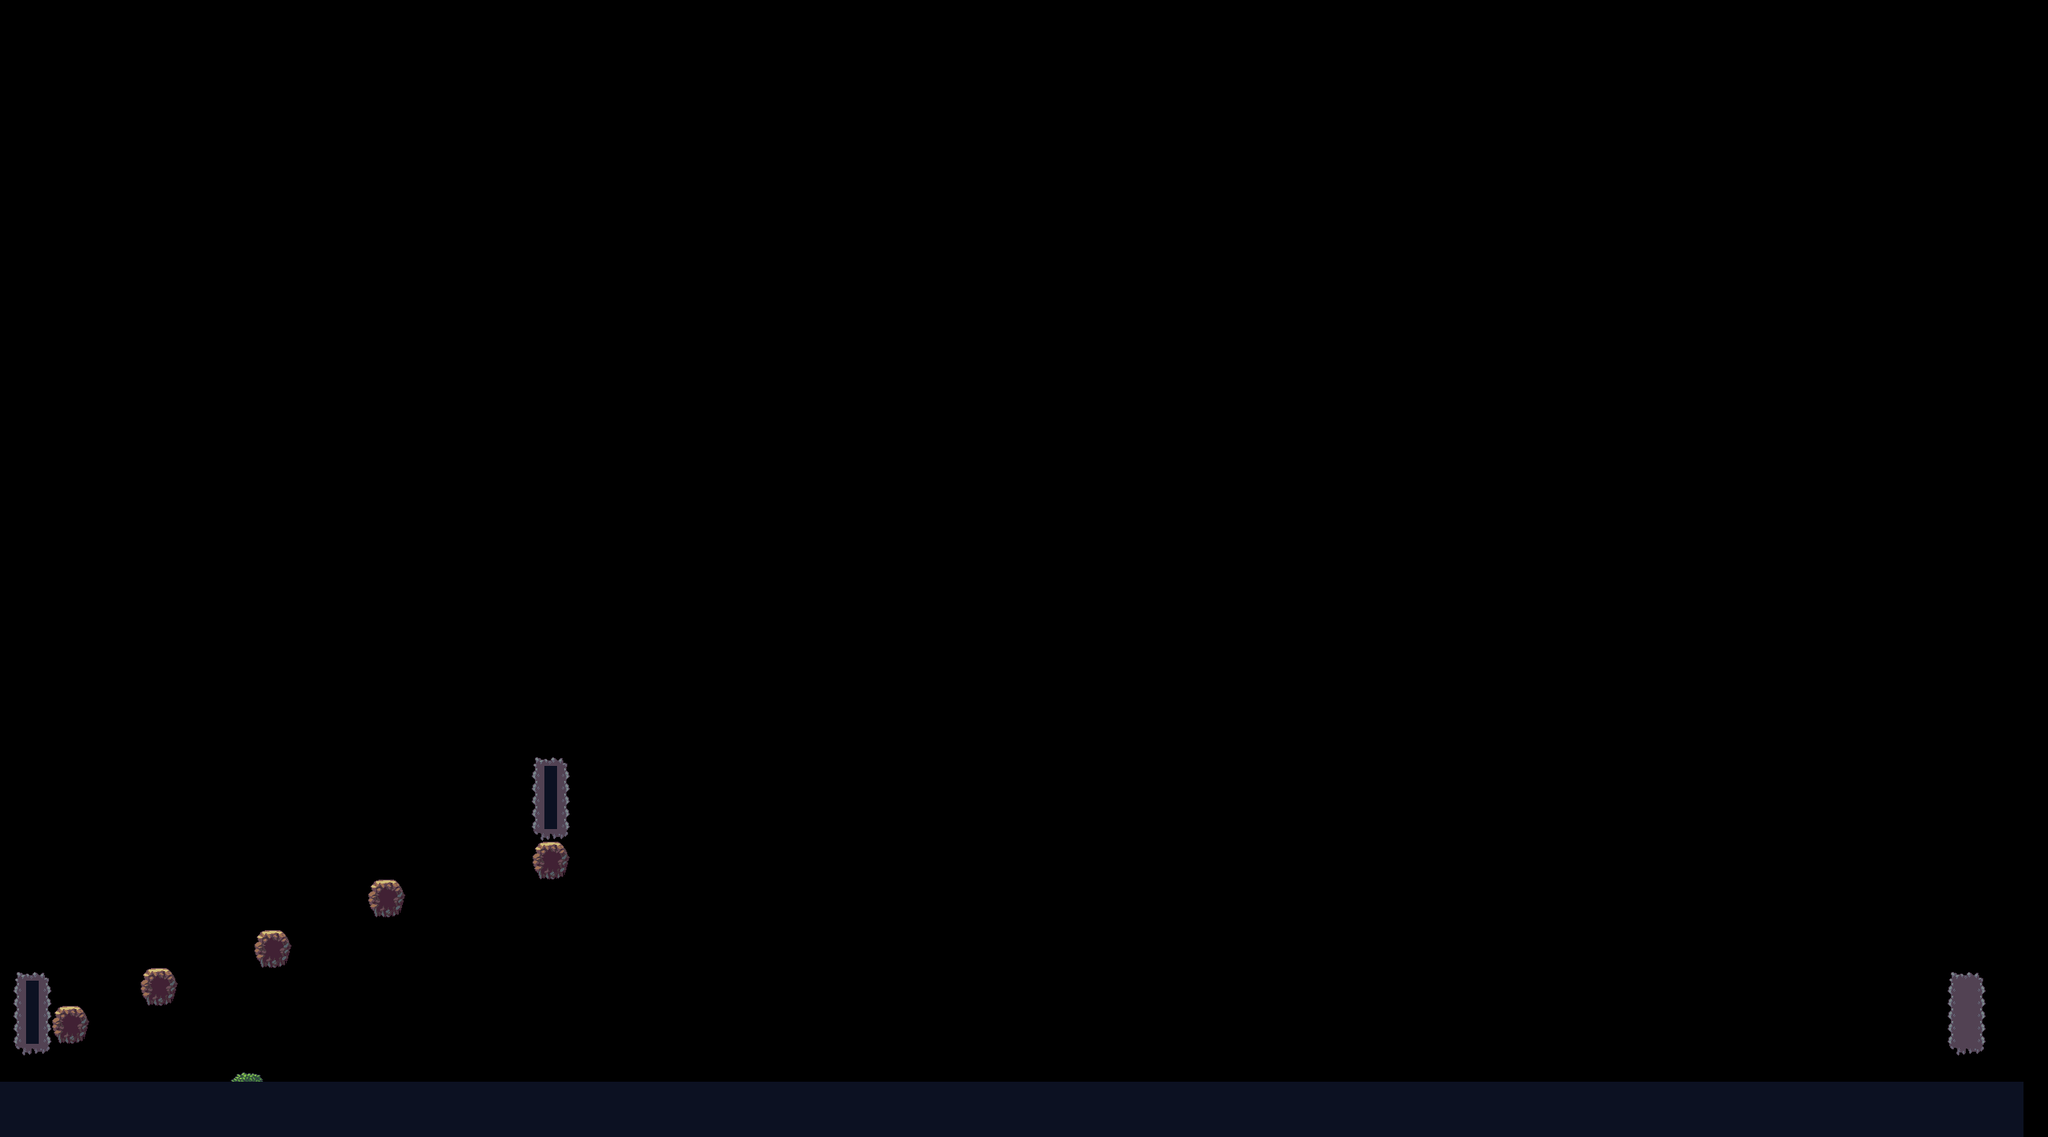

The image is a tile-based game level rendered from a .tmx file. Its description and source (layers, tilesets, objects; grid data summarised) follow:
An orthogonal 162x90 tile map with 16x16 px tiles, 1 tile layer (タイル・レイヤー 1).

<map version="1.2" tiledversion="1.3.4" orientation="orthogonal" renderorder="right-down" width="162" height="90" tilewidth="16" tileheight="16" infinite="0" nextlayerid="2" nextobjectid="1">
 <editorsettings>
  <export target="map2.csv" format="csv" />
 </editorsettings>
 <tileset firstgid="1" name="Tileset" tilewidth="16" tileheight="16" tilecount="60" columns="10">
  <image source="画像保存/FreePlatformerNa/Foreground/Tileset.png" width="160" height="96" />
 </tileset>
 <layer id="1" name="タイル・レイヤー 1" width="162" height="90" offsetx="-31.6667" offsety="26">
  <data>[14580 cells, 1083 non-empty, 22 distinct tile ids]</data>
 </layer>
</map>
